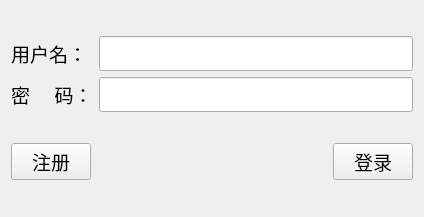
<?xml version="1.0" encoding="UTF-8"?>
<ui version="4.0">
 <class>Client</class>
 <widget class="QWidget" name="Client">
  <property name="geometry">
   <rect>
    <x>0</x>
    <y>0</y>
    <width>424</width>
    <height>217</height>
   </rect>
  </property>
  <property name="windowTitle">
   <string>登录/注册</string>
  </property>
  <property name="windowIcon">
   <iconset>
    <normaloff>../../../../Pointer/Lesson/Qt/登录 (1).png</normaloff>../../../../Pointer/Lesson/Qt/登录 (1).png</iconset>
  </property>
  <layout class="QVBoxLayout" name="verticalLayout">
   <item>
    <layout class="QGridLayout" name="gridLayout">
     <item row="0" column="0">
      <widget class="QLabel" name="label">
       <property name="font">
        <font>
         <family>Agency FB</family>
         <pointsize>14</pointsize>
        </font>
       </property>
       <property name="text">
        <string>用户名：</string>
       </property>
      </widget>
     </item>
     <item row="0" column="1">
      <widget class="QLineEdit" name="name_LE">
       <property name="font">
        <font>
         <family>Agency FB</family>
         <pointsize>14</pointsize>
        </font>
       </property>
      </widget>
     </item>
     <item row="1" column="0">
      <widget class="QLabel" name="label_2">
       <property name="font">
        <font>
         <family>Agency FB</family>
         <pointsize>14</pointsize>
        </font>
       </property>
       <property name="text">
        <string>密     码：</string>
       </property>
      </widget>
     </item>
     <item row="1" column="1">
      <widget class="QLineEdit" name="pwd_LE">
       <property name="font">
        <font>
         <family>Agency FB</family>
         <pointsize>14</pointsize>
        </font>
       </property>
       <property name="echoMode">
        <enum>QLineEdit::Password</enum>
       </property>
      </widget>
     </item>
    </layout>
   </item>
   <item>
    <layout class="QHBoxLayout" name="horizontalLayout">
     <item>
      <widget class="QPushButton" name="regist_PB">
       <property name="font">
        <font>
         <family>Agency FB</family>
         <pointsize>14</pointsize>
        </font>
       </property>
       <property name="text">
        <string>注册</string>
       </property>
      </widget>
     </item>
     <item>
      <spacer name="horizontalSpacer">
       <property name="orientation">
        <enum>Qt::Horizontal</enum>
       </property>
       <property name="sizeHint" stdset="0">
        <size>
         <width>40</width>
         <height>20</height>
        </size>
       </property>
      </spacer>
     </item>
     <item>
      <widget class="QPushButton" name="login_PB">
       <property name="font">
        <font>
         <family>Agency FB</family>
         <pointsize>14</pointsize>
        </font>
       </property>
       <property name="text">
        <string>登录</string>
       </property>
      </widget>
     </item>
    </layout>
   </item>
  </layout>
 </widget>
 <resources/>
 <connections/>
</ui>
